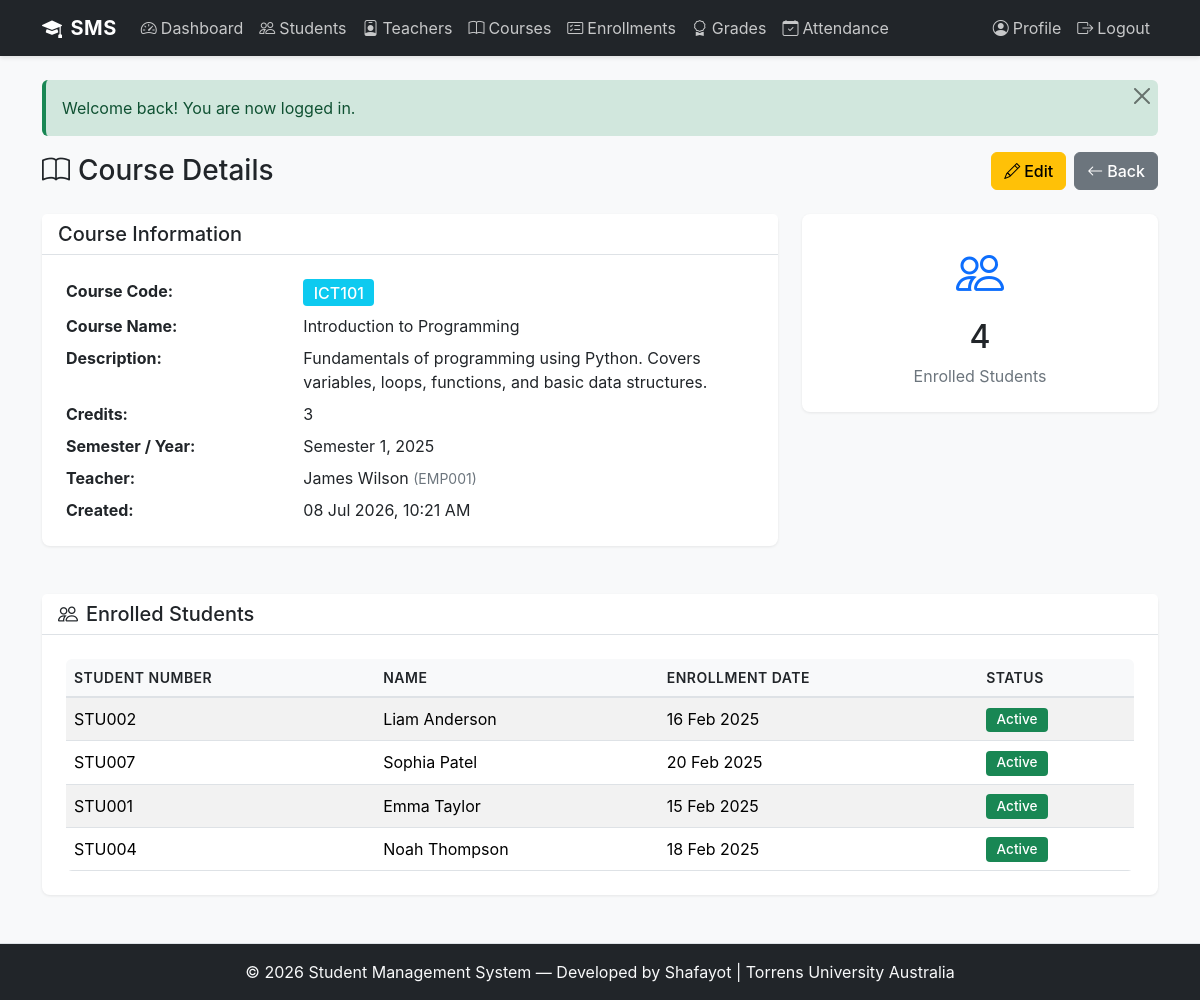
The app's page /public/courses/view.php?id=1 (signed in) with its own data.
### tables this page shows
CREATE TABLE courses (
    id INT AUTO_INCREMENT PRIMARY KEY,
    course_code VARCHAR(20) NOT NULL UNIQUE,
    course_name VARCHAR(100) NOT NULL,
    description TEXT NULL,
    credits INT NOT NULL DEFAULT 3,
    teacher_id INT NULL,
    semester ENUM('1', '2', 'summer') NOT NULL DEFAULT '1',
    year YEAR NOT NULL,
    created_at DATETIME NOT NULL DEFAULT CURRENT_TIMESTAMP,
    FOREIGN KEY (teacher_id) REFERENCES teachers(id) ON DELETE SET NULL,
    INDEX idx_course_code (course_code),
    INDEX idx_teacher_id (teacher_id)
);

CREATE TABLE teachers (
    id INT AUTO_INCREMENT PRIMARY KEY,
    user_id INT NOT NULL,
    employee_number VARCHAR(20) NOT NULL UNIQUE,
    first_name VARCHAR(50) NOT NULL,
    last_name VARCHAR(50) NOT NULL,
    department VARCHAR(100) NULL,
    phone VARCHAR(20) NULL,
    hire_date DATE NOT NULL,
    created_at DATETIME NOT NULL DEFAULT CURRENT_TIMESTAMP,
    FOREIGN KEY (user_id) REFERENCES users(id) ON DELETE CASCADE,
    INDEX idx_user_id (user_id),
    INDEX idx_employee_number (employee_number)
);

CREATE TABLE enrollments (
    id INT AUTO_INCREMENT PRIMARY KEY,
    student_id INT NOT NULL,
    course_id INT NOT NULL,
    enrollment_date DATE NOT NULL,
    status ENUM('active', 'completed', 'dropped') NOT NULL DEFAULT 'active',
    FOREIGN KEY (student_id) REFERENCES students(id) ON DELETE CASCADE,
    FOREIGN KEY (course_id) REFERENCES courses(id) ON DELETE CASCADE,
    UNIQUE KEY uk_student_course (student_id, course_id),
    INDEX idx_student_id (student_id),
    INDEX idx_course_id (course_id)
);

CREATE TABLE students (
    id INT AUTO_INCREMENT PRIMARY KEY,
    user_id INT NOT NULL,
    student_number VARCHAR(20) NOT NULL UNIQUE,
    first_name VARCHAR(50) NOT NULL,
    last_name VARCHAR(50) NOT NULL,
    date_of_birth DATE NULL,
    gender ENUM('male', 'female', 'other') NULL,
    phone VARCHAR(20) NULL,
    address TEXT NULL,
    enrollment_year YEAR NOT NULL,
    created_at DATETIME NOT NULL DEFAULT CURRENT_TIMESTAMP,
    FOREIGN KEY (user_id) REFERENCES users(id) ON DELETE CASCADE,
    INDEX idx_user_id (user_id),
    INDEX idx_student_number (student_number)
);

### includes/db.php (called while the page is built, shortened)
<?php
class Database {
    private static $instance = null;
    public static function get_connection() {
        if (self::$instance === null) {
            try {
                $dsn = 'mysql:host=' . DB_HOST . ';dbname=' . DB_NAME . ';charset=' . DB_CHARSET;
                $options = [
                    PDO::ATTR_ERRMODE            => PDO::ERRMODE_EXCEPTION,
                    PDO::ATTR_DEFAULT_FETCH_MODE  => PDO::FETCH_ASSOC,
                    PDO::ATTR_EMULATE_PREPARES    => false,
                ];
                self::$instance = new PDO($dsn, DB_USER, DB_PASS, $options);
            } catch (PDOException $e) {
                error_log('Database connection failed: ' . $e->getMessage());
                die('Sorry, we could not connect to the database. Please try again later.');
            }
        }
        return self::$instance;
    }
    public static function query($sql, $params = []) {
        try {
            $pdo = self::get_connection();
            $stmt = $pdo->prepare($sql);
            $stmt->execute($params);
            return $stmt;
        } catch (PDOException $e) {
            error_log('Query failed: ' . $e->getMessage());
            die('Sorry, a database error occurred. Please try again later.');
        }
    }
    public static function fetch_all($sql, $params = []) {
        $stmt = self::query($sql, $params);
        return $stmt->fetchAll();
    }
    public static function fetch_one($sql, $params = []) {
        $stmt = self::query($sql, $params);
        return $stmt->fetch();
    }
}

### includes/functions.php (called while the page is built, shortened)
<?php
function sanitize($string) {
    return htmlspecialchars($string, ENT_QUOTES, 'UTF-8');
}
function format_date($date, $format = 'd M Y') {
    $datetime = new DateTime($date);
    return $datetime->format($format);
}
function format_datetime($datetime, $format = 'd M Y, h:i A') {
    $dt = new DateTime($datetime);
    return $dt->format($format);
}

### public/courses/view.php (the view, shortened to what this page needs)
<?php
require_once __DIR__ . '/../../includes/header.php';
$course_id = intval($_GET['id'] ?? 0);
$course = Database::fetch_one(
    "SELECT c.*, t.first_name as teacher_first, t.last_name as teacher_last, t.employee_number
     FROM courses c LEFT JOIN teachers t ON c.teacher_id = t.id
     WHERE c.id = ?",
    [$course_id]
);
$enrollments = Database::fetch_all(
    "SELECT s.student_number, s.first_name, s.last_name, e.enrollment_date, e.status, e.id as enrollment_id
     FROM enrollments e JOIN students s ON e.student_id = s.id
     WHERE e.course_id = ? ORDER BY s.last_name, s.first_name",
    [$course_id]
);
?>
<div class="d-flex justify-content-between align-items-center mb-4">
    <h1 class="h3 mb-0"><i class="bi bi-book me-2"></i>Course Details</h1>
    <div class="d-flex gap-2">
        <a href="<?php echo BASE_URL; ?>/courses/edit.php?id=<?php echo $course_id; ?>" class="btn btn-warning">
            <i class="bi bi-pencil me-1"></i>Edit
        </a>
        <a href="<?php echo BASE_URL; ?>/courses/list.php" class="btn btn-secondary">
            <i class="bi bi-arrow-left me-1"></i>Back
        </a>
    </div>
</div>
<div class="row g-4 mb-4">
    <div class="col-md-8">
        <div class="card">
            <div class="card-header bg-white"><h5 class="mb-0">Course Information</h5></div>
            <div class="card-body">
                <div class="row mb-2">
                    <div class="col-sm-4 fw-bold">Course Code:</div>
                    <div class="col-sm-8"><span class="badge bg-info fs-6"><?php echo sanitize($course['course_code']); ?></span></div>
                </div>
                <div class="row mb-2">
                    <div class="col-sm-4 fw-bold">Course Name:</div>
                    <div class="col-sm-8"><?php echo sanitize($course['course_name']); ?></div>
                </div>
                <div class="row mb-2">
                    <div class="col-sm-4 fw-bold">Description:</div>
                    <div class="col-sm-8"><?php echo !empty($course['description']) ? sanitize($course['description']) : '<span class="text-muted">No description</span>'; ?></div>
                </div>
                <div class="row mb-2">
                    <div class="col-sm-4 fw-bold">Credits:</div>
                    <div class="col-sm-8"><?php echo intval($course['credits']); ?></div>
                </div>
                <div class="row mb-2">
                    <div class="col-sm-4 fw-bold">Semester / Year:</div>
                    <div class="col-sm-8">
                        <?php
                        $sem = ($course['semester'] === 'summer') ? 'Summer' : 'Semester ' . $course['semester'];
                        echo sanitize($sem . ', ' . $course['year']);
                        ?>
                    </div>
                </div>
                <div class="row mb-2">
                    <div class="col-sm-4 fw-bold">Teacher:</div>
                    <div class="col-sm-8">
                        <?php if ($course['teacher_first']): ?>
                            <?php echo sanitize($course['teacher_first'] . ' ' . $course['teacher_last']); ?>
                            <small class="text-muted">(<?php echo sanitize($course['employee_number']); ?>)</small>
                        <?php else: ?>
                            <span class="text-muted">Unassigned</span>
                        <?php endif; ?>
                    </div>
                </div>
                <div class="row mb-0">
                    <div class="col-sm-4 fw-bold">Created:</div>
                    <div class="col-sm-8"><?php echo format_datetime($course['created_at']); ?></div>
                </div>
            </div>
        </div>
    </div>
    <div class="col-md-4">
        <div class="card border-primary">
            <div class="card-body text-center">
                <i class="bi bi-people text-primary" style="font-size: 3rem;"></i>
                <h2 class="mt-2"><?php echo count($enrollments); ?></h2>
                <p class="text-muted mb-0">Enrolled Students</p>
            </div>
        </div>
    </div>
</div>
<div class="card">
    <div class="card-header bg-white"><h5 class="mb-0"><i class="bi bi-people me-2"></i>Enrolled Students</h5></div>
    <div class="card-body">
        <?php if (empty($enrollments)): ?>
            <p class="text-muted">No students enrolled in this course.</p>
        <?php else: ?>
            <div class="table-responsive">
                <table class="table table-striped table-hover mb-0">
                    <thead>
                        <tr><th>Student Number</th><th>Name</th><th>Enrollment Date</th><th>Status</th></tr>
                    </thead>
                    <tbody>
                        <?php foreach ($enrollments as $e): ?>
                            <tr>
                                <td><?php echo sanitize($e['student_number']); ?></td>
                                <td><?php echo sanitize($e['first_name'] . ' ' . $e['last_name']); ?></td>
                                <td><?php echo format_date($e['enrollment_date']); ?></td>
                                <td>
                                    <?php
                                    $badge = ($e['status'] === 'active') ? 'success' : (($e['status'] === 'dropped') ? 'danger' : 'secondary');
                                    ?>
                                    <span class="badge bg-<?php echo $badge; ?>"><?php echo ucfirst(sanitize($e['status'])); ?></span>
                                </td>
                            </tr>
                        <?php endforeach; ?>
                    </tbody>
                </table>
            </div>
        <?php endif; ?>
    </div>
</div>
<?php require_once __DIR__ . '/../../includes/footer.php'; ?>

### assets/css/style.css (style rules this page uses)
:root { --primary-color: #0d6efd; --secondary-color: #6c757d; --success-color: #198754; --danger-color: #dc3545; --warning-color: #ffc107; --info-color: #0dcaf0; --light-color: #f8f9fa; --dark-color: #212529; }
body { font-family: -apple-system, BlinkMacSystemFont, 'Segoe UI', Roboto, 'Helvetica Neue', Arial, sans-serif; background-color: #f8f9fa; min-height: 100vh; display: flex; flex-direction: column; }
.btn { border-radius: 0.375rem; font-weight: 500; transition: all 0.2s ease; }
.table { background-color: #fff; border-collapse: collapse; }
.table thead th { background-color: #f8f9fa; border-bottom: 2px solid #dee2e6; font-weight: 600; color: #212529; text-transform: uppercase; font-size: 0.875rem; letter-spacing: 0.5px; }
.table tbody td { vertical-align: middle; border-bottom: 1px solid #dee2e6; }
.table-striped tbody tr:nth-of-type(odd) { background-color: rgba(0, 0, 0, 0.02); }
.table-responsive { border-radius: 0.375rem; overflow: hidden; }
.card { border: none; border-radius: 0.5rem; box-shadow: 0 1px 3px rgba(0, 0, 0, 0.08); margin-bottom: 1.5rem; }
.card-header { background-color: #f8f9fa; border-bottom: 1px solid #dee2e6; font-weight: 600; color: #212529; }
.card-body { padding: 1.5rem; }
.badge { padding: 0.35rem 0.65rem; font-weight: 500; font-size: 0.85rem; border-radius: 0.25rem; }
.text-muted { color: #6c757d !important; }
.text-center { text-align: center; }
.d-flex { display: flex; }
.justify-content-between { justify-content: space-between; }
.align-items-center { align-items: center; }
.gap-2 { gap: 0.5rem; }
.mt-2 { margin-top: 0.5rem; }
.mb-2 { margin-bottom: 0.5rem; }

### records on screen
courses: course_code "ICT101", course_name "Introduction to Programming", description "Fundamentals of programming using Python. Covers variables, loops, functions, and basic data structures.", credits "3", semester+year "Semester 1, 2025", teacher.last_name "James Wilson", teacher.employee_number "EMP001", created_at "08 Jul 2026, 10:21 AM"
enrollments: student.student_number "STU002", student.last_name "Liam Anderson", enrollment_date "16 Feb 2025", status "Active"
enrollments: student.student_number "STU007", student.last_name "Sophia Patel", enrollment_date "20 Feb 2025", status "Active"
enrollments: student.student_number "STU001", student.last_name "Emma Taylor", enrollment_date "15 Feb 2025", status "Active"
enrollments: student.student_number "STU004", student.last_name "Noah Thompson", enrollment_date "18 Feb 2025", status "Active"

### other values on screen
$message "Welcome back! You are now logged in."
count($enrollments) "4"
